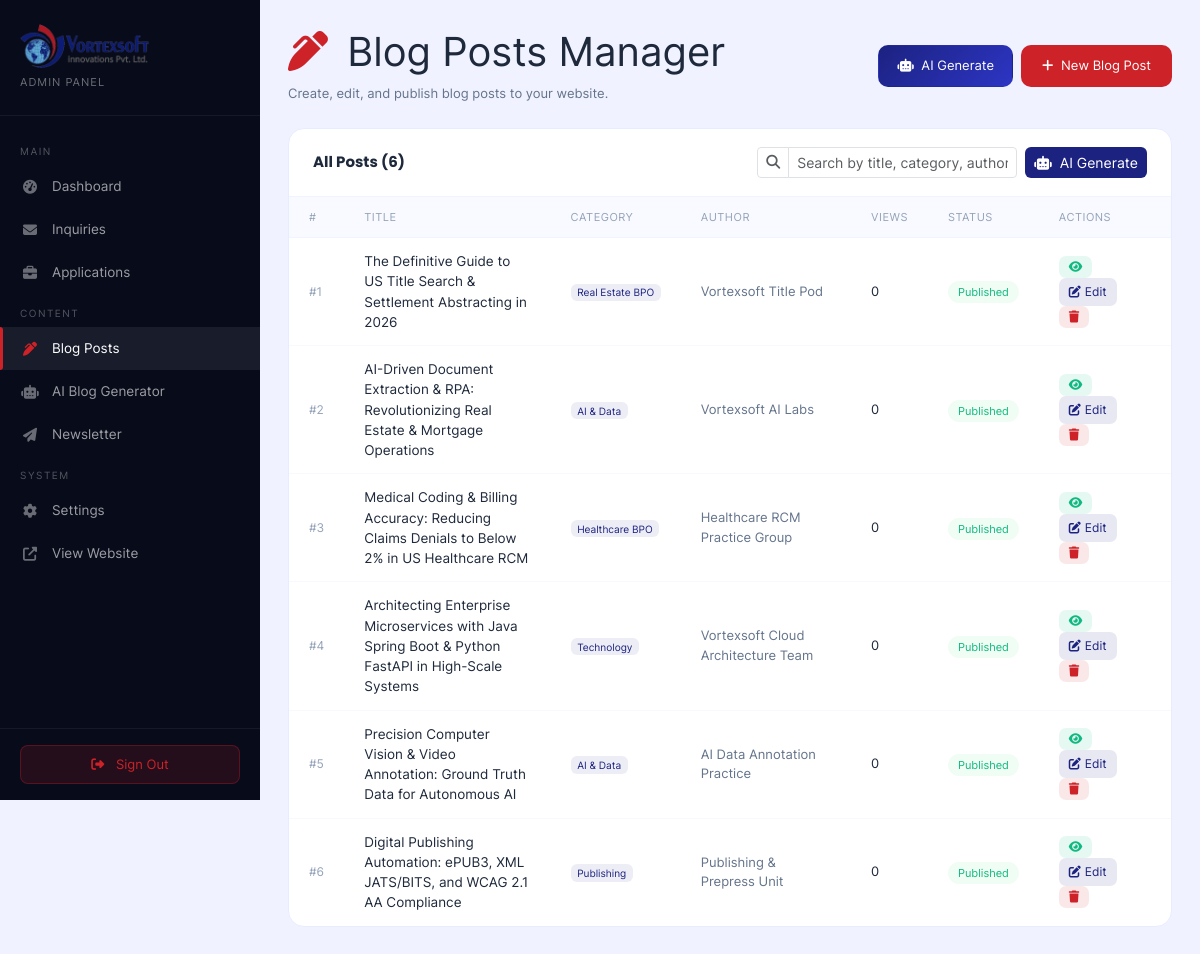
The page /admin/blog-posts.php (signed in) on the database its author committed.
### tables this page shows
CREATE TABLE IF NOT EXISTS `blog_posts` (
  `id`           INT UNSIGNED NOT NULL AUTO_INCREMENT,
  `title`        VARCHAR(300) NOT NULL,
  `slug`         VARCHAR(320) NOT NULL,
  `excerpt`      VARCHAR(500) DEFAULT NULL,
  `content`      LONGTEXT     NOT NULL,
  `author`       VARCHAR(100) NOT NULL DEFAULT 'Vortexsoft Team',
  `author_role`  VARCHAR(100) DEFAULT NULL,
  `cover_image`  VARCHAR(500) DEFAULT NULL,
  `category`     VARCHAR(100) NOT NULL DEFAULT 'General',
  `tags`         VARCHAR(500) DEFAULT NULL,
  `meta_title`   VARCHAR(300) DEFAULT NULL,
  `meta_desc`    VARCHAR(500) DEFAULT NULL,
  `views`        INT UNSIGNED NOT NULL DEFAULT 0,
  `is_published` TINYINT(1)   NOT NULL DEFAULT 0,
  `is_featured`  TINYINT(1)   NOT NULL DEFAULT 0,
  `published_at` DATETIME     DEFAULT NULL,
  `created_at`   DATETIME     NOT NULL DEFAULT CURRENT_TIMESTAMP,
  `updated_at`   DATETIME     NOT NULL DEFAULT CURRENT_TIMESTAMP ON UPDATE CURRENT_TIMESTAMP,
  PRIMARY KEY (`id`),
  UNIQUE KEY `uk_slug`         (`slug`),
  INDEX `idx_category`         (`category`),
  INDEX `idx_is_published`     (`is_published`),
  INDEX `idx_published_at`     (`published_at`)
);

### admin/blog-posts.php (the view, shortened to what this page needs)
<?php
$db = getDB();
$posts = [];
if ($db) {
    try {
        $posts = $db->query("SELECT id,title,slug,category,author,views,is_published,is_featured,published_at FROM blog_posts ORDER BY created_at DESC")->fetchAll();
    } catch (PDOException $e) { error_log($e->getMessage()); }
}
?>
<!DOCTYPE html>
<html lang="en">
<head>
<link rel="stylesheet" href="/assets/vendor/bootstrap.min.css">
<link rel="stylesheet" href="/assets/vendor/fontawesome/all.min.css">
<link rel="stylesheet" href="/assets/vendor/fonts.css">
</head>
<body>
<aside class="admin-sidebar" id="adminSidebar">
  <div class="sidebar-logo">
    <div>
      <img src="/logo-header.png?v=20260912" alt="Vortexsoft Innovations">
      <div class="sub">Admin Panel</div>
    </div>
  </div>
  <nav class="sidebar-nav">
    <div class="nav-section">Main</div>
    <a href="dashboard.php" class="sidebar-link"><span class="icon"><i class="fas fa-tachometer-alt"></i></span> Dashboard</a>
    <a href="contacts.php" class="sidebar-link"><span class="icon"><i class="fas fa-envelope"></i></span> Inquiries</a>
    <a href="applications.php" class="sidebar-link"><span class="icon"><i class="fas fa-briefcase"></i></span> Applications</a>
    <div class="nav-section">Content</div>
    <a href="blog-posts.php" class="sidebar-link active"><span class="icon"><i class="fas fa-pen-alt"></i></span> Blog Posts</a>
    <a href="blog/generate.php" class="sidebar-link"><span class="icon"><i class="fas fa-robot"></i></span> AI Blog Generator</a>
    <a href="newsletter.php" class="sidebar-link"><span class="icon"><i class="fas fa-paper-plane"></i></span> Newsletter</a>
    <div class="nav-section">System</div>
    <a href="settings.php" class="sidebar-link"><span class="icon"><i class="fas fa-cog"></i></span> Settings</a>
    <a href="/index.php" target="_blank" class="sidebar-link"><span class="icon"><i class="fas fa-external-link-alt"></i></span> View Website</a>
  </nav>
  <div class="sidebar-footer">
    <a href="logout.php" class="btn-logout"><i class="fas fa-sign-out-alt me-2"></i> Sign Out</a>
  </div>
</aside>
<main class="admin-main">
  <div class="d-flex justify-content-between align-items-center mb-4 flex-wrap gap-3">
    <div>
      <h1><i class="fas fa-pen-alt me-2" style="color:#CC2228;"></i> Blog Posts Manager</h1>
      <div style="font-size:13px;color:#64748b;">Create, edit, and publish blog posts to your website.</div>
    </div>
    <div class="d-flex gap-2 flex-wrap">
      <a href="blog/generate.php" class="btn" style="background:linear-gradient(135deg,#1C2280,#2d35c4);color:#fff;border-radius:10px;font-weight:600;font-size:13px;padding:10px 18px;text-decoration:none;">
        <i class="fas fa-robot me-1"></i> AI Generate
      </a>
      <button class="btn" style="background:#CC2228;color:#fff;border-radius:10px;font-weight:700;font-size:13px;padding:10px 20px;" onclick="document.getElementById('postEditorModal').style.display='block';">
        <i class="fas fa-plus me-1"></i> New Blog Post
      </button>
    </div>
  </div>
  <div class="table-card">
    <div class="table-card-header d-flex flex-wrap align-items-center justify-content-between gap-3">
      <h5 class="mb-0">All Posts (<span id="postCount"><?= count($posts) ?></span>)</h5>
      <div class="d-flex align-items-center gap-2">
        <div class="input-group input-group-sm" style="width:260px;">
          <span class="input-group-text bg-white"><i class="fas fa-search text-muted"></i></span>
          <input type="text" id="postSearchInput" class="form-control" placeholder="Search by title, category, author...">
        </div>
        <a href="blog/generate.php" class="btn btn-sm text-white" style="background:#1C2280;border-radius:6px;white-space:nowrap;"><i class="fas fa-robot me-1"></i> AI Generate</a>
      </div>
    </div>
    <div style="overflow-x:auto;">
      <table id="postsTable">
        <thead><tr><th>#</th><th>Title</th><th>Category</th><th>Author</th><th>Views</th><th>Status</th><th>Actions</th></tr></thead>
        <tbody>
          <?php if(empty($posts)): ?>
          <tr id="emptyRow"><td colspan="7" style="text-align:center;padding:40px;color:#94a3b8;"><i class="fas fa-pen-alt" style="font-size:32px;display:block;margin-bottom:12px;opacity:.3;"></i> No blog posts yet. Click "New Blog Post" to publish one.</td></tr>
          <?php else: ?>
          <?php foreach($posts as $p): ?>
          <tr class="post-row">
            <td style="color:#94a3b8;font-size:12px;">#<?= $p['id'] ?></td>
            <td style="font-weight:600;max-width:320px;" class="post-title-cell"><?= htmlspecialchars($p['title']) ?></td>
            <td><span class="badge post-cat-cell" style="background:rgba(28,34,128,.08);color:#1C2280;"><?= htmlspecialchars($p['category']) ?></span></td>
            <td style="font-size:13px;color:#64748b;" class="post-author-cell"><?= htmlspecialchars($p['author']) ?></td>
            <td style="font-size:13px;"><?= number_format($p['views']) ?></td>
            <td><span class="status-badge <?= $p['is_published']?'badge-published':'badge-draft' ?>"><?= $p['is_published']?'Published':'Draft' ?></span></td>
            <td>
              <a href="blog-posts.php?toggle=<?= $p['id'] ?>" class="action-btn" style="background:rgba(16,185,129,.1);color:#10b981;" title="Toggle Publish"><i class="fas fa-eye"></i></a>
              <a href="blog-posts.php?edit=<?= $p['id'] ?>" class="action-btn" style="background:rgba(28,34,128,.1);color:#1C2280;"><i class="fas fa-edit"></i> Edit</a>
              <a href="blog-posts.php?delete=<?= $p['id'] ?>" class="action-btn" style="background:rgba(204,34,40,.1);color:#CC2228;" onclick="return confirm('Delete this post?');"><i class="fas fa-trash"></i></a>
            </td>
          </tr>
          <?php endforeach; ?>
          <?php endif; ?>
        </tbody>
      </table>
    </div>
  </div>
</main>
</body>
</html>

### admin/blog-posts.php (style rules this page uses)
*,*::before,*::after { box-sizing:border-box;margin:0;padding:0 }
:root { --dark:#080B1A;--primary:#1C2280;--accent:#CC2228;--sidebar-w:260px }
body { font-family:'Inter',sans-serif;background:#f0f2ff;color:#1e293b;min-height:100vh;display:flex }
.admin-sidebar { width:var(--sidebar-w);background:var(--dark);min-height:100vh;position:fixed;top:0;left:0;z-index:1000;display:flex;flex-direction:column;transition:.3s }
.sidebar-logo { padding:24px 20px;border-bottom:1px solid rgba(255,255,255,.06);display:flex;align-items:center;justify-content:space-between }
.sidebar-logo img { height:44px;object-fit:contain }
.sidebar-logo .sub { font-size:11px;color:rgba(255,255,255,.4);letter-spacing:1px;text-transform:uppercase;margin-top:6px }
.sidebar-nav { flex:1;padding:16px 0;overflow-y:auto }
.nav-section { font-size:10px;font-weight:700;text-transform:uppercase;letter-spacing:1.5px;color:rgba(255,255,255,.3);padding:12px 20px 6px }
.sidebar-link { display:flex;align-items:center;gap:12px;padding:11px 20px;color:rgba(255,255,255,.6);font-size:13.5px;font-weight:500;text-decoration:none;transition:.2s;position:relative }
.sidebar-link:hover,.sidebar-link.active { color:#fff;background:rgba(255,255,255,.07) }
.sidebar-link.active::before { content:'';position:absolute;left:0;top:0;bottom:0;width:3px;background:var(--accent);border-radius:0 3px 3px 0 }
.sidebar-link .icon { width:20px;text-align:center;font-size:14px;color:rgba(255,255,255,.4) }
.sidebar-link:hover .icon,.sidebar-link.active .icon { color:var(--accent) }
.sidebar-footer { padding:16px 20px;border-top:1px solid rgba(255,255,255,.06) }
.btn-logout { background:rgba(204,34,40,.15);border:1px solid rgba(204,34,40,.3);color:#CC2228;width:100%;padding:9px;border-radius:8px;font-size:13px;font-weight:600;cursor:pointer;text-align:center;text-decoration:none;display:block;transition:.2s }
.admin-main { margin-left:var(--sidebar-w);flex:1;padding:28px;transition:.3s }
.table-card { background:#fff;border-radius:16px;border:1px solid #e8ecff;overflow:hidden }
.table-card-header { padding:18px 24px;border-bottom:1px solid #f0f4ff;display:flex;justify-content:space-between;align-items:center;flex-wrap:wrap;gap:12px }
.table-card-header h5 { font-family:'Poppins',sans-serif;font-weight:700;font-size:15px;color:#1e293b;margin:0 }
table { width:100%;border-collapse:collapse }
th { font-size:11px;font-weight:700;text-transform:uppercase;letter-spacing:.5px;color:#94a3b8;padding:12px 20px;background:#f8faff;border-bottom:1px solid #f0f4ff;white-space:nowrap }
td { font-size:13.5px;padding:13px 20px;border-bottom:1px solid #f8f9ff;vertical-align:middle }
tr:last-child td { border-bottom:none }
.status-badge { font-size:11px;font-weight:700;padding:4px 10px;border-radius:100px }
.badge-published { background:#f0fdf4;color:#10b981 }
.action-btn { font-size:12px;font-weight:600;padding:5px 10px;border-radius:7px;border:none;cursor:pointer;text-decoration:none;display:inline-flex;align-items:center;gap:4px;margin-right:4px }

### rows shown on the page
blog_posts: id "1", title "The Definitive Guide to US Title Search & Settlement Abstracting in 2026", category "Real Estate BPO", author "Vortexsoft Title Pod", views "0", is_published "Published"
blog_posts: id "2", title "AI-Driven Document Extraction & RPA: Revolutionizing Real Estate & Mortgage Operations", category "AI & Data", author "Vortexsoft AI Labs", views "0", is_published "Published"
blog_posts: id "3", title "Medical Coding & Billing Accuracy: Reducing Claims Denials to Below 2% in US Healthcare RCM", category "Healthcare BPO", author "Healthcare RCM Practice Group", views "0", is_published "Published"
blog_posts: id "4", title "Architecting Enterprise Microservices with Java Spring Boot & Python FastAPI in High-Scale Systems", category "Technology", author "Vortexsoft Cloud Architecture Team", views "0", is_published "Published"
blog_posts: id "5", title "Precision Computer Vision & Video Annotation: Ground Truth Data for Autonomous AI", category "AI & Data", author "AI Data Annotation Practice", views "0", is_published "Published"
blog_posts: id "6", title "Digital Publishing Automation: ePUB3, XML JATS/BITS, and WCAG 2.1 AA Compliance", category "Publishing", author "Publishing & Prepress Unit", views "0", is_published "Published"

### other values the page prints
count($posts) "6"
